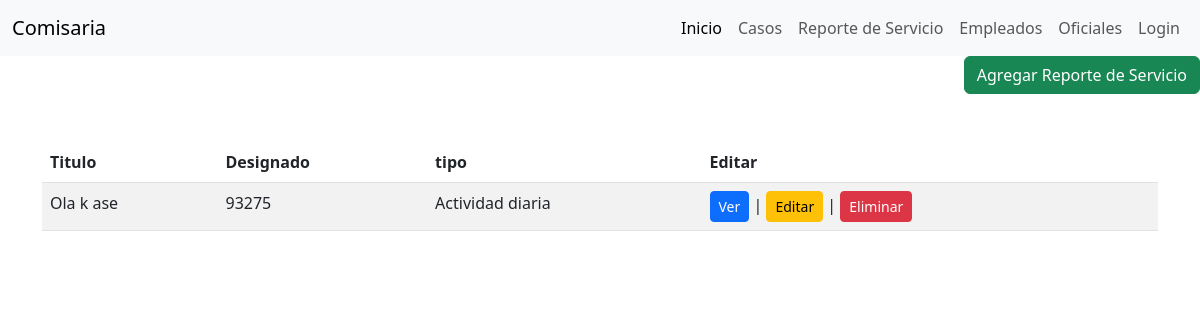
Page /comisaria/reporte/ on the earlier database version.
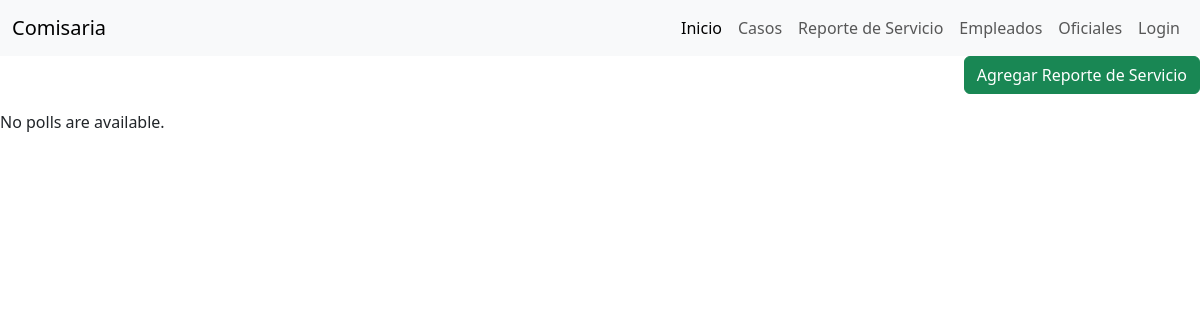
Same page on the later database version.
### Comisaria/models.py (models this page shows, shortened)
class reportes_de_servicio(models.Model):
    class Tipo(models.IntegerChoices):
        PATRULLAJE = 1, "Patrullaje"
        INCIDENTE = 2, "Incidente"
        ARRESTO = 3, "Arresto"
        TRAFICO = 4, "Tráfico o colisión"
        DIARIA = 5, "Actividad diaria"
    titulo = models.CharField(max_length=50, verbose_name='Titulo')
    contenido = models.TextField(verbose_name='Contenido')
    num_placa = models.ForeignKey(oficiales, on_delete=models.CASCADE, verbose_name='Oficial')
    tipo = models.IntegerField(choices=Tipo.choices, default=Tipo.DIARIA, verbose_name='Tipo de reporte')
    fecha = models.DateField(auto_now=False, verbose_name='Fecha de Reporte')
    class Meta:
        verbose_name = 'Reporte de servicio'
        verbose_name_plural = 'Reportes de servicio'

class oficiales(models.Model):
    class Rango(models.IntegerChoices):
        POLICIA = 1, "Policía"
        INSPECTOR = 2, "Inspector"
        COMISARIO = 3, "Comisario"
    num_placa = models.PositiveIntegerField(default=0,blank=True, verbose_name='Numero de placa')
    id_emp = models.OneToOneField(Empleado, on_delete=models.CASCADE, verbose_name='ID empleado')
    rank = models.IntegerField(choices=Rango.choices, default=Rango.POLICIA, verbose_name='Rango')
    def __str__(self):
        return f'{self.num_placa}'
    class Meta:
        verbose_name = 'Oficial'
        verbose_name_plural = 'Oficiales'

### Comisaria/views.py (the view)
# urls.py: path( "reporte/", views.ReporteServicioView.as_view(), name="reporte_servicio"),
class ReporteServicioView(generic.ListView):
    template_name = "comisaria/READ/reporteServicio.html"
    context_object_name ="reportes"
    def get_queryset(self):
        return reportes_de_servicio.objects.order_by("titulo")[:5]

### Comisaria/templates/comisaria/READ/reporteServicio.html (shortened to what this page needs)
{% extends 'comisaria/base.html' %}
{% block contenido %}
<div class="d-flex justify-content-end mb-3">
    <a class="btn btn-success" href="{% url 'reporte_servicio_crear' %}">Agregar Reporte de Servicio</a>
</div>
    {% if reportes %}
    <div class="container my-5">
        <table class="table table-striped">
            <thead>
                <tr>
                    <th>Titulo</th>
                    <th>Designado</th>
                    <th>tipo</th>
                    <th>Editar</th>
                </tr>
            </thead>
            <tbody>
                {% for reporte in reportes %}
                <tr>
                    <td>{{ reporte.titulo }}</td>
                    <td>{{ reporte.num_placa }}</td>
                    <td>{{ reporte.get_tipo_display }}</td>
                    <td><a class="btn btn-primary btn-sm" href="{% url 'reporte_servicio_deta' reporte.id %}">Ver</a> | <a class="btn btn-warning btn-sm" href="{% url 'reporte_servicio_edit' reporte.id %}">Editar</a> | <a class="btn btn-danger btn-sm" href="{% url 'reporte_servicio_eliminar' reporte.id  %}">Eliminar</a></td>
                </tr>
                {% endfor %}
            </tbody>
        </table>
    </div>
    {% else %}
    <p>No polls are available.</p>
    {% endif %}
{% endblock %}

Differences in the rows shown:
removed reportes_de_servicio: titulo "Ola k ase", num_placa "93275", tipo "Actividad diaria"
Other differences:
text no longer shown: "Titulo Designado tipo Editar"
text now shown: "No polls are available."
